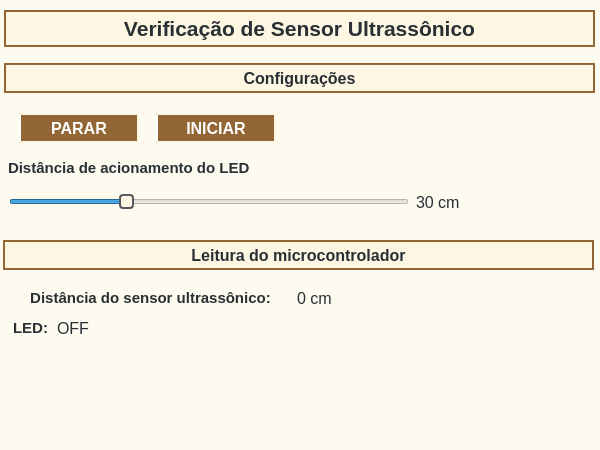
<?xml version="1.0" encoding="UTF-8"?>
<ui version="4.0">
 <class>MainWindow</class>
 <widget class="QMainWindow" name="MainWindow">
  <property name="geometry">
   <rect>
    <x>0</x>
    <y>0</y>
    <width>600</width>
    <height>450</height>
   </rect>
  </property>
  <property name="sizePolicy">
   <sizepolicy hsizetype="Preferred" vsizetype="Preferred">
    <horstretch>0</horstretch>
    <verstretch>0</verstretch>
   </sizepolicy>
  </property>
  <property name="minimumSize">
   <size>
    <width>600</width>
    <height>450</height>
   </size>
  </property>
  <property name="maximumSize">
   <size>
    <width>600</width>
    <height>450</height>
   </size>
  </property>
  <property name="windowTitle">
   <string>MainWindow</string>
  </property>
  <property name="styleSheet">
   <string notr="true">background-color: rgb(253, 250, 239);</string>
  </property>
  <widget class="QWidget" name="centralwidget">
   <widget class="QLabel" name="label_33">
    <property name="geometry">
     <rect>
      <x>4</x>
      <y>10</y>
      <width>591</width>
      <height>37</height>
     </rect>
    </property>
    <property name="font">
     <font>
      <pointsize>16</pointsize>
      <weight>75</weight>
      <bold>true</bold>
     </font>
    </property>
    <property name="styleSheet">
     <string notr="true">background-color: rgb(253, 246, 227);
color: rgb(40, 48, 52);
border-color: rgb(147, 103, 53);
border-width : 2px;
border-style:solid;</string>
    </property>
    <property name="text">
     <string>Verificação de Sensor Ultrassônico</string>
    </property>
    <property name="alignment">
     <set>Qt::AlignCenter</set>
    </property>
   </widget>
   <widget class="QLabel" name="label_25">
    <property name="geometry">
     <rect>
      <x>4</x>
      <y>63</y>
      <width>591</width>
      <height>30</height>
     </rect>
    </property>
    <property name="sizePolicy">
     <sizepolicy hsizetype="Preferred" vsizetype="Fixed">
      <horstretch>0</horstretch>
      <verstretch>0</verstretch>
     </sizepolicy>
    </property>
    <property name="minimumSize">
     <size>
      <width>0</width>
      <height>30</height>
     </size>
    </property>
    <property name="maximumSize">
     <size>
      <width>16777215</width>
      <height>30</height>
     </size>
    </property>
    <property name="font">
     <font>
      <pointsize>12</pointsize>
      <weight>75</weight>
      <bold>true</bold>
     </font>
    </property>
    <property name="autoFillBackground">
     <bool>false</bool>
    </property>
    <property name="styleSheet">
     <string notr="true">background-color: rgb(253, 246, 227);
color: rgb(40, 48, 52);
border-color: rgb(147, 103, 53);
border-width : 2px;
border-style:solid;</string>
    </property>
    <property name="text">
     <string>Configurações</string>
    </property>
    <property name="alignment">
     <set>Qt::AlignCenter</set>
    </property>
   </widget>
   <widget class="QLabel" name="label_24">
    <property name="geometry">
     <rect>
      <x>3</x>
      <y>240</y>
      <width>591</width>
      <height>30</height>
     </rect>
    </property>
    <property name="sizePolicy">
     <sizepolicy hsizetype="Preferred" vsizetype="Fixed">
      <horstretch>0</horstretch>
      <verstretch>0</verstretch>
     </sizepolicy>
    </property>
    <property name="minimumSize">
     <size>
      <width>0</width>
      <height>30</height>
     </size>
    </property>
    <property name="maximumSize">
     <size>
      <width>16777215</width>
      <height>30</height>
     </size>
    </property>
    <property name="font">
     <font>
      <pointsize>12</pointsize>
      <weight>75</weight>
      <bold>true</bold>
     </font>
    </property>
    <property name="autoFillBackground">
     <bool>false</bool>
    </property>
    <property name="styleSheet">
     <string notr="true">background-color: rgb(253, 246, 227);
color: rgb(40, 48, 52);
border-color: rgb(147, 103, 53);
border-width : 2px;
border-style:solid;</string>
    </property>
    <property name="text">
     <string>Leitura do microcontrolador</string>
    </property>
    <property name="alignment">
     <set>Qt::AlignCenter</set>
    </property>
   </widget>
   <widget class="QWidget" name="layoutWidget">
    <property name="geometry">
     <rect>
      <x>8</x>
      <y>154</y>
      <width>511</width>
      <height>63</height>
     </rect>
    </property>
    <layout class="QVBoxLayout" name="verticalLayout">
     <item>
      <widget class="QLabel" name="label_3">
       <property name="sizePolicy">
        <sizepolicy hsizetype="Preferred" vsizetype="Preferred">
         <horstretch>0</horstretch>
         <verstretch>0</verstretch>
        </sizepolicy>
       </property>
       <property name="font">
        <font>
         <pointsize>11</pointsize>
         <weight>75</weight>
         <bold>true</bold>
        </font>
       </property>
       <property name="styleSheet">
        <string notr="true">color: rgb(40, 48, 52);</string>
       </property>
       <property name="text">
        <string>Distância de acionamento do LED</string>
       </property>
       <property name="alignment">
        <set>Qt::AlignLeading|Qt::AlignLeft|Qt::AlignVCenter</set>
       </property>
      </widget>
     </item>
     <item>
      <layout class="QHBoxLayout" name="horizontalLayout">
       <item>
        <widget class="QSlider" name="slider_dist_led">
         <property name="sizePolicy">
          <sizepolicy hsizetype="Fixed" vsizetype="Fixed">
           <horstretch>0</horstretch>
           <verstretch>0</verstretch>
          </sizepolicy>
         </property>
         <property name="minimumSize">
          <size>
           <width>400</width>
           <height>0</height>
          </size>
         </property>
         <property name="maximumSize">
          <size>
           <width>400</width>
           <height>16777215</height>
          </size>
         </property>
         <property name="styleSheet">
          <string notr="true">QSlider::handle:horizontal {
    background: rgb(253, 246, 227);
    border: 2px solid #565a5e;
    width: 24px;
    height: 8px;
    border-radius: 4px;
}</string>
         </property>
         <property name="minimum">
          <number>30</number>
         </property>
         <property name="maximum">
          <number>100</number>
         </property>
         <property name="value">
          <number>50</number>
         </property>
         <property name="orientation">
          <enum>Qt::Horizontal</enum>
         </property>
         <property name="tickInterval">
          <number>1</number>
         </property>
        </widget>
       </item>
       <item>
        <widget class="QLabel" name="label_dist_led">
         <property name="sizePolicy">
          <sizepolicy hsizetype="Fixed" vsizetype="Fixed">
           <horstretch>0</horstretch>
           <verstretch>0</verstretch>
          </sizepolicy>
         </property>
         <property name="minimumSize">
          <size>
           <width>100</width>
           <height>30</height>
          </size>
         </property>
         <property name="maximumSize">
          <size>
           <width>100</width>
           <height>30</height>
          </size>
         </property>
         <property name="font">
          <font>
           <pointsize>12</pointsize>
          </font>
         </property>
         <property name="styleSheet">
          <string notr="true">color: rgb(40, 48, 52);
border-color: rgb(147, 103, 53);</string>
         </property>
         <property name="text">
          <string>30 cm</string>
         </property>
        </widget>
       </item>
      </layout>
     </item>
    </layout>
   </widget>
   <widget class="QWidget" name="layoutWidget">
    <property name="geometry">
     <rect>
      <x>10</x>
      <y>312</y>
      <width>151</width>
      <height>32</height>
     </rect>
    </property>
    <layout class="QHBoxLayout" name="horizontalLayout_2">
     <item>
      <widget class="QLabel" name="label_27">
       <property name="sizePolicy">
        <sizepolicy hsizetype="Fixed" vsizetype="Fixed">
         <horstretch>0</horstretch>
         <verstretch>0</verstretch>
        </sizepolicy>
       </property>
       <property name="font">
        <font>
         <pointsize>11</pointsize>
         <weight>75</weight>
         <bold>true</bold>
        </font>
       </property>
       <property name="styleSheet">
        <string notr="true">color: rgb(40, 48, 52);</string>
       </property>
       <property name="text">
        <string>LED:</string>
       </property>
       <property name="alignment">
        <set>Qt::AlignCenter</set>
       </property>
      </widget>
     </item>
     <item>
      <widget class="QLabel" name="label_led_state">
       <property name="sizePolicy">
        <sizepolicy hsizetype="Fixed" vsizetype="Fixed">
         <horstretch>0</horstretch>
         <verstretch>0</verstretch>
        </sizepolicy>
       </property>
       <property name="minimumSize">
        <size>
         <width>100</width>
         <height>30</height>
        </size>
       </property>
       <property name="maximumSize">
        <size>
         <width>100</width>
         <height>30</height>
        </size>
       </property>
       <property name="font">
        <font>
         <pointsize>12</pointsize>
        </font>
       </property>
       <property name="styleSheet">
        <string notr="true">color: rgb(40, 48, 52);
border-color: rgb(147, 103, 53);</string>
       </property>
       <property name="text">
        <string>OFF</string>
       </property>
      </widget>
     </item>
    </layout>
   </widget>
   <widget class="QWidget" name="layoutWidget">
    <property name="geometry">
     <rect>
      <x>10</x>
      <y>282</y>
      <width>407</width>
      <height>32</height>
     </rect>
    </property>
    <layout class="QHBoxLayout" name="horizontalLayout_3">
     <item>
      <widget class="QLabel" name="label_26">
       <property name="sizePolicy">
        <sizepolicy hsizetype="Fixed" vsizetype="Fixed">
         <horstretch>0</horstretch>
         <verstretch>0</verstretch>
        </sizepolicy>
       </property>
       <property name="font">
        <font>
         <pointsize>11</pointsize>
         <weight>75</weight>
         <bold>true</bold>
        </font>
       </property>
       <property name="styleSheet">
        <string notr="true">color: rgb(40, 48, 52);</string>
       </property>
       <property name="text">
        <string>Distância do sensor ultrassônico:</string>
       </property>
       <property name="alignment">
        <set>Qt::AlignCenter</set>
       </property>
      </widget>
     </item>
     <item>
      <widget class="QLabel" name="label_dist_sensor">
       <property name="sizePolicy">
        <sizepolicy hsizetype="Fixed" vsizetype="Fixed">
         <horstretch>0</horstretch>
         <verstretch>0</verstretch>
        </sizepolicy>
       </property>
       <property name="minimumSize">
        <size>
         <width>100</width>
         <height>30</height>
        </size>
       </property>
       <property name="maximumSize">
        <size>
         <width>100</width>
         <height>30</height>
        </size>
       </property>
       <property name="font">
        <font>
         <pointsize>12</pointsize>
        </font>
       </property>
       <property name="styleSheet">
        <string notr="true">color: rgb(40, 48, 52);
border-color: rgb(147, 103, 53);</string>
       </property>
       <property name="text">
        <string>0 cm</string>
       </property>
      </widget>
     </item>
    </layout>
   </widget>
   <widget class="QWidget" name="layoutWidget">
    <property name="geometry">
     <rect>
      <x>8</x>
      <y>113</y>
      <width>279</width>
      <height>30</height>
     </rect>
    </property>
    <layout class="QHBoxLayout" name="horizontalLayout_4">
     <item>
      <widget class="QPushButton" name="stop_button">
       <property name="sizePolicy">
        <sizepolicy hsizetype="Fixed" vsizetype="Fixed">
         <horstretch>0</horstretch>
         <verstretch>0</verstretch>
        </sizepolicy>
       </property>
       <property name="minimumSize">
        <size>
         <width>120</width>
         <height>0</height>
        </size>
       </property>
       <property name="maximumSize">
        <size>
         <width>120</width>
         <height>30</height>
        </size>
       </property>
       <property name="font">
        <font>
         <pointsize>12</pointsize>
         <weight>75</weight>
         <bold>true</bold>
        </font>
       </property>
       <property name="styleSheet">
        <string notr="true">background-color: rgb(147, 103, 53);
color: rgb(255, 255, 255);
border-color: rgb(253, 246, 227);
border-width : 2px;
border-style:solid;
border-left-color: rgb(255, 255, 255);</string>
       </property>
       <property name="text">
        <string>PARAR</string>
       </property>
      </widget>
     </item>
     <item>
      <widget class="QPushButton" name="start_button">
       <property name="sizePolicy">
        <sizepolicy hsizetype="Fixed" vsizetype="Fixed">
         <horstretch>0</horstretch>
         <verstretch>0</verstretch>
        </sizepolicy>
       </property>
       <property name="minimumSize">
        <size>
         <width>120</width>
         <height>0</height>
        </size>
       </property>
       <property name="maximumSize">
        <size>
         <width>120</width>
         <height>30</height>
        </size>
       </property>
       <property name="font">
        <font>
         <pointsize>12</pointsize>
         <weight>75</weight>
         <bold>true</bold>
        </font>
       </property>
       <property name="styleSheet">
        <string notr="true">background-color: rgb(147, 103, 53);
color: rgb(255, 255, 255);
border-color: rgb(253, 246, 227);
border-width : 2px;
border-style:solid;
border-left-color: rgb(255, 255, 255);</string>
       </property>
       <property name="text">
        <string>INICIAR</string>
       </property>
      </widget>
     </item>
    </layout>
   </widget>
  </widget>
  <widget class="QMenuBar" name="menubar">
   <property name="geometry">
    <rect>
     <x>0</x>
     <y>0</y>
     <width>600</width>
     <height>25</height>
    </rect>
   </property>
  </widget>
  <widget class="QStatusBar" name="statusbar"/>
 </widget>
 <resources/>
 <connections/>
</ui>
